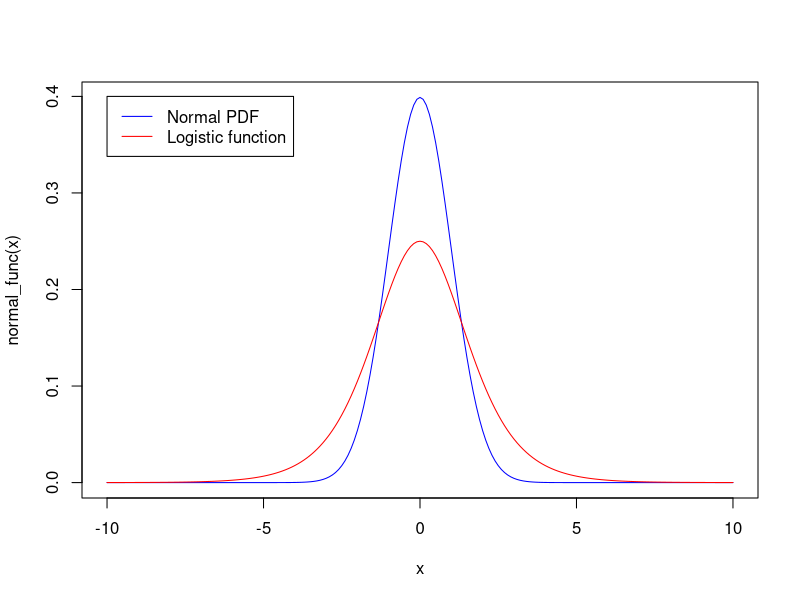
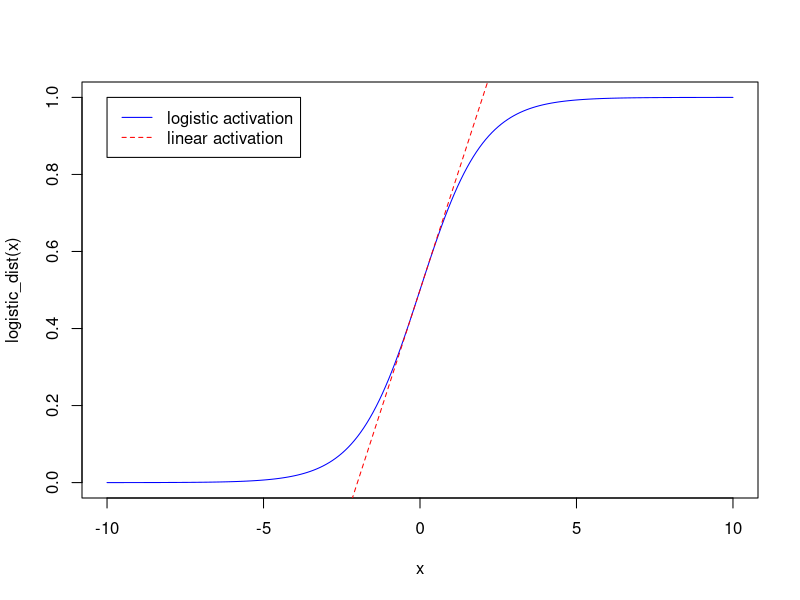

Generate these figures, in order, with R:
## ---- chunk 1
logistic_func <- function(x) {
  return( exp(-x)*(1+exp(-x))^-2 )
}
normal_func <- function(x) {
  return( (2*pi)^(-0.5) * exp(-0.5 * x^2) )
}
x = seq(-10,10,0.1)
plot(
  x=x,
  y=normal_func(x),
  type='l',col="blue",lty=1
  )
lines(
  x=x,
  y=logistic_func(x),
  type='l',col="red",lty=1
)
legend(
  -10,0.4,
  legend=c(
    "Normal PDF",
    "Logistic function"
    ),
  col=c("blue","red"),
  lty=c(1,1)
  )
## ---- chunk 2
logistic_dist <- function(x) {
  return( (1+exp(-x))^-1 )
}
x = seq(-10,10,0.1)
plot(
  x=x,
  y=logistic_dist(x),
  type='l',col="blue",,lty=1
  )
lines(
  x=seq(-3,3,0.1),
  y=(1/4)*seq(-3,3,0.1)+0.5,
  type='l',col="red",lty=2
)
legend(
  -10,1,
  legend=c(
    "logistic activation",
    "linear activation"
    ),
  col=c("blue","red"),
  lty=c(1,2)
  )
